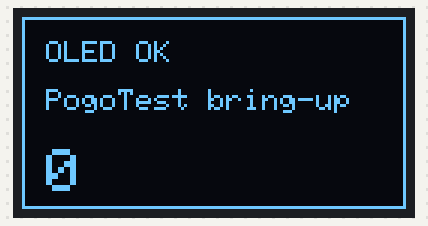
Bench run of a sketch on a simulated ESP32. Parts: 128×64 one-colour display. What the sketch prints to the serial monitor is not drawn.

Above: at 0.4 s.
At 4.5 s:
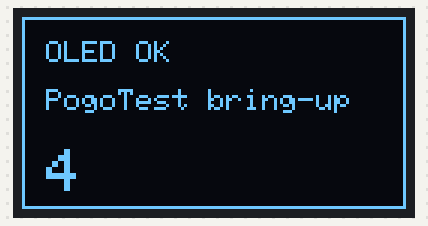
At 9.7 s:
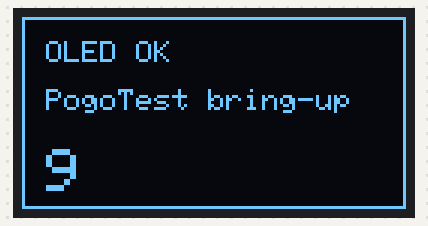
At 18.9 s:
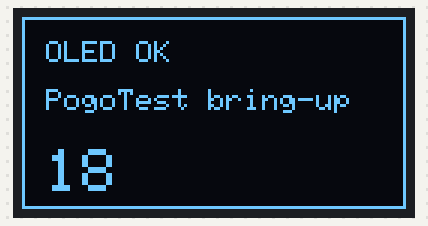
At 28.1 s:
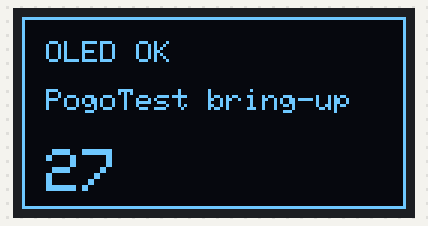
At 38.4 s:
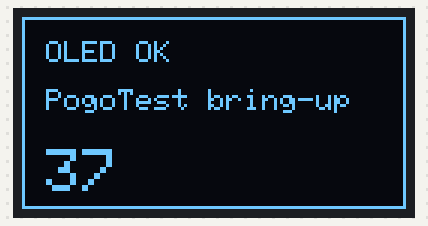

Measured:
- what the display in image 0 shows lasts 1.0 s, from 0.4 s to 1.4 s

The sketch:

test_oled.ino
```cpp
/*
 * Bring-up test 4 of 5 -- SSD1306 OLED
 * ---------------------------------------
 * Run after test_i2c_scan confirms 0x3C answers.
 * Requires the Adafruit_SSD1306 and Adafruit_GFX libraries (Library Manager).
 *
 * What it does: draws a border, static text, and a counter that increments
 * once per second. The counter matters more than the static text -- it proves
 * the display is actually being re-drawn, not just showing whatever was in
 * its memory from a previous power-on.
 *
 * If nothing lights up: re-check wiring / re-run test_i2c_scan. Some SSD1306
 * modules use address 0x3D instead of 0x3C -- if the scan found a device at
 * 0x3D, change OLED_ADDR below to match.
 */

#include <Wire.h>
#include <Adafruit_GFX.h>
#include <Adafruit_SSD1306.h>

const int     SDA_PIN   = 14;
const int     SCL_PIN   = 15;
const uint8_t OLED_ADDR = 0x3C;

Adafruit_SSD1306 oled(128, 64, &Wire, -1);

void setup() {
  Serial.begin(115200);
  delay(300);
  Wire.begin(SDA_PIN, SCL_PIN);

  if (!oled.begin(SSD1306_SWITCHCAPVCC, OLED_ADDR)) {
    Serial.println("OLED not found -- check wiring / address / re-run test_i2c_scan");
    while (true) delay(1000);
  }
  Serial.println("OLED test -- counter should increment once per second on the display.");

  oled.setTextColor(SSD1306_WHITE);
  oled.clearDisplay();
  oled.drawRect(0, 0, 128, 64, SSD1306_WHITE);
  oled.setTextSize(1);
  oled.setCursor(8, 8);
  oled.print("OLED OK");
  oled.setCursor(8, 24);
  oled.print("PogoTest bring-up");
  oled.display();
}

void loop() {
  static unsigned long count = 0;
  oled.fillRect(8, 44, 112, 16, SSD1306_BLACK);   // clear only the counter area
  oled.setCursor(8, 44);
  oled.setTextSize(2);
  oled.print(count++);
  oled.display();
  delay(1000);
}
```
